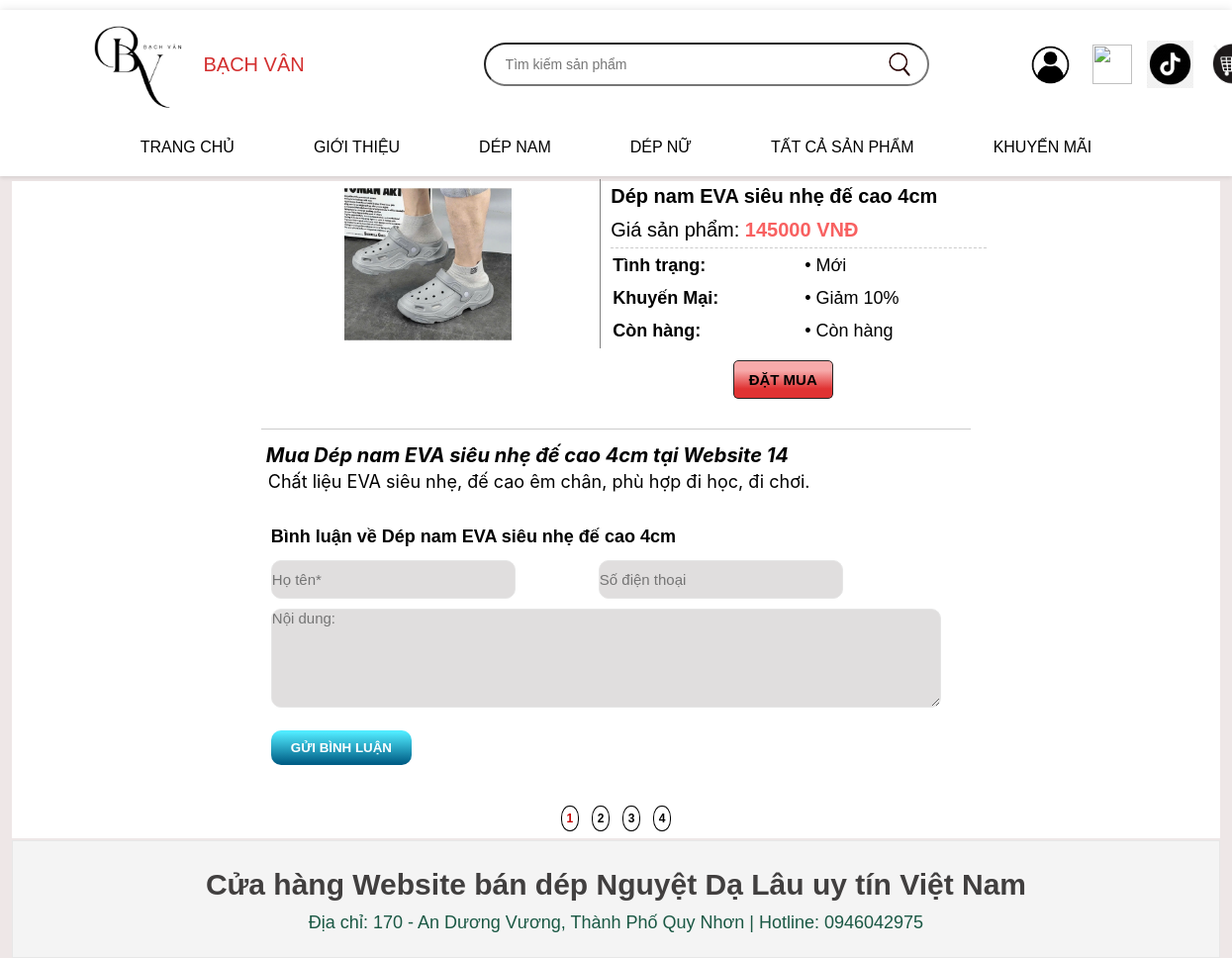
/index.php?page_layout=chitietsp&id_sp=82, run on the app's committed database.
### tables this page shows
CREATE TABLE IF NOT EXISTS `sanpham` (
  `id_sp` int(11) UNSIGNED NOT NULL AUTO_INCREMENT,
  `id_dm` int(11) UNSIGNED NOT NULL,
  `ten_sp` varchar(255) NOT NULL,
  `anh_sp` varchar(255) NOT NULL,
  `gia_sp` float(50) NOT NULL,
  `tinh_trang` varchar(255) NOT NULL,
  `khuyen_mai` varchar(255) NOT NULL,
  `trang_thai` varchar(255) NOT NULL,
  `dac_biet` int(1) NOT NULL,
  `chi_tiet_sp` longtext NOT NULL,
  PRIMARY KEY (`id_sp`)
);

### chucnang/sanpham/chitietsp.php (the view, shortened to what this page needs)
<div class="prd-block">
    <div class="prd-only">
        <div class="img-and-info">
            <?php
            if (isset($_GET['id_sp'])){
            $id_sp = $_GET['id_sp'];
            $sql = "SELECT * FROM sanpham WHERE id_sp = $id_sp";
            $query = mysqli_query($conn,$sql);
            $row = mysqli_fetch_array($query);
            if($row){
            ?>
            <div class="prd-img">
                <img width="50%" src="quantri/anh/<?php echo $row['anh_sp'] ?>" />
            </div>
            <div class="prd-intro">
                <div class="info-prd">
                    <h3><?php echo $row['ten_sp'] ?></h3>
                    <p>Giá sản phẩm: <span><?php echo $row['gia_sp'] ?> VNĐ</span></p>
                    <table>
                        <tr>
                            <td><span>Tình trạng:</span></td>
                            <td>• <?php echo $row['tinh_trang'] ?></td>
                        </tr>
                        <tr>
                            <td><span>Khuyến Mại:</span></td>
                            <td>• <?php echo $row['khuyen_mai'] ?></td>
                        </tr>
                        <tr>
                            <td><span>Còn hàng:</span></td>
                            <td>• <?php echo $row['trang_thai'] ?></td>
                        </tr>
                    </table>
                </div>
                <div class="buy-button" title="Mua ngay">
                    <p class="add-cart"><a href="chucnang/giohang/themhang.php?id_sp=<?php echo $row['id_sp']; ?>" class="buy-now"><span>ĐẶT MUA</span></a></p>
                </div>
            </div>
            <?php
            } else{
                echo "<p>Sản phẩm không tồn tại.</p>";
            }
        }else{
            echo "<p>Không có sản phẩm nào được chọn.</p>";
        }
        ?>
        </div>
    </div>
        <?php if (isset($row)){
            ?>
            <div class="container-detail">
            <div class="prd-details">
                <h2 class="adv"> Mua <?php echo $row['ten_sp'] ?> tại Website 14</h2>
                <p><?php echo $row['chi_tiet_sp']; ?></p>
            </div>
        </div>
        <div class="container-comment">
            <div class="prd-comment">
                <h3>Bình luận về <?php echo $row['ten_sp'] ?></h3>
                <form method="post">
                    <ul>
                        <div class="information-comment-user">
                            <li title="Vui lòng điền họ tên" class="required infor"><input required type="text" name="ten" placeholder="Họ tên*"/></li>
                            <li title="Điền số điện thoại" class="required infor"><input required type="text" name="dien_thoai" placeholder="Số điện thoại"/></li>
                        </div>
                        <li class="required"><textarea required title="Bình luận ở đây" name="binh_luan" placeholder="Nội dung:"></textarea></li>
                        <li><input title="Bình luận ngay" class="comment-button" type="submit" name="submit" value="GỬI BÌNH LUẬN"/></li>
                    </ul>
                </form>
            </div>
    </div>
    <div class="com-pagination"><span>1</span> <a href="#">2</a> <a href="#">3</a> <a href="#">4</a></div>
    <?php } ?>
</div>

### css/trangchu.css (style rules this page uses)
* { padding: 0; margin: 0; box-sizing: border-box; }
body { background-color: white; line-height: 1.6; font-family: Arial, sans-serif; }
.prd-block { width: 98%; height: auto; margin: 0 auto; }
.prd-block h2 { padding: 5px; color: #23a534; border-radius: 5px; text-align: center; font-weight: bold; font-style: oblique; font-size: 30px; }
.prd-only { width: 720px; height: auto; margin-right: 20px; }
.container-comment .information-comment-user { display: flex; }
.information-comment-user li { list-style: none; }
.container-comment input { padding: 5px; border-radius: 8px; margin: 5px; margin-right: 35px; }

### css/chitietsp.css (style rules this page uses)
.prd-only { width: 60%; height: 230px; margin: 0 auto; }
.prd-only .img-and-info { width: 100%; height: auto; display: flex; }
.prd-img { float: left; width: 340px; height: auto; text-align: center; }
.prd-intro { float:right; width: 380px; height: auto; }
.prd-intro .info-prd { width: 100%; height: auto; margin-left: 5px; border-left: 1px solid rgb(131, 131, 131); padding-left: 10px; }
.prd-intro .info-prd h3 { width: 420px; height: 35px; line-height: 35px; font-family: Verdana, Geneve, sans-serif; font-size: 20px; font-weight: bold; color: #000; margin-top: -2px; }
.prd-intro .info-prd p { width: 380px; height: auto; font-size: 20px; border-bottom: 1px dashed #ccc; padding-bottom: 2px; }
.prd-intro .info-prd p span { font-weight: bold; color:#f86161; }
.prd-intro .info-prd table { width: 100%; height: auto; margin-bottom: 20px; font-size: 18px; }
.prd-intro .info-prd table tr { width: 100%; height: auto; }
.prd-intro .info-prd table tr td { height: auto; padding: 5px 0px; }
.prd-intro .info-prd table tr td span { font-weight: bold; }
.prd-intro .buy-button { width: 100%; height: auto; }
.prd-intro .buy-now { width: 100%; height: auto; background: transparent linear-gradient(180deg, #f7abab 25%, #e03333 75%) 0% 0% no-repeat; padding: 10px 15px; border: 1px solid rgb(37, 37, 37); border-radius: 5px; }
.prd-intro p.add-cart { width: 100%; height: auto; font-family: Verdana, Geneva, sans-serif; font-size: 15px; font-weight: bold; text-transform: uppercase; border: none; text-align: center; }
.prd-intro p.add-cart .buy-now { text-decoration:none; color: black; }
.container-detail { width: 60%; height: auto; margin: 0 auto; }
.container-detail .prd-details { font-family: -apple-system, BlinkMacSystemFont, 'Segoe UI'; font-size: 17px; clear: both; width: 100%; height: auto; line-height: 22px; border-top: 1px solid #ccc; margin: 20px 0px; padding: 10px 0px; color: #000; }
.container-detail .prd-details .adv { text-align: left; background: none; color: #000; font-size: 20px; text-transform: none; }
.container-detail .prd-details p { margin: 0 7px; font-size: 18px; }
.container-comment { width: 100%; height: auto; }
.prd-comment { width:60%; height:auto; margin: 0 auto; }
.prd-comment .information-comment-user { display: flex; }
.prd-comment .required { margin: 0 30px 0 10px ; }
.prd-comment .information-comment-user .infor input { width: 85%; height: auto; margin: 0 50px 0 0; padding: 10px 40px 10px 0; font-size: 15px; background: #e0dede; border: 1px solid #e5e5e5; border-radius: 10px; }
.prd-comment h3 { font-family:Verdana, Geneva, sans-serif; font-size:18px; font-weight:bold; color:#000; margin:0 0 10px 10px; }
.prd-comment li { list-style:none; padding-bottom:10px; }
.prd-comment .required textarea { font-family:Verdana, Geneva, sans-serif; font-size: 15px; color:#0a0a0a; width: 100%; height: 100px; margin: 0 50px 0 0; background: #e0dede; border: 1px solid #e5e5e5; border-radius: 10px; }
.container-comment .prd-comment .comment-button { background: transparent linear-gradient(180deg, #50ebff 5%, #015f87 95%) 0% 0% no-repeat padding-box; margin-left: 10px; padding: 10px 20px; border: #e5e5e5; border-radius: 10px; color:white; font-weight:bold; cursor: pointer; }
.com-pagination { width:100%; height:auto; font-family:Verdana, Geneva, sans-serif; font-size:12px; font-weight:bold; text-align:center; word-spacing:5px; padding:10px 0; }
.com-pagination a { color:#000; text-decoration:none; }
.com-pagination span { color:#C40000; }
.com-pagination span, .com-pagination a { margin: 2px 2px; padding: 5px 5px; border: 1px solid black; border-radius: 45%; }

### data on the page
sanpham: anh_sp (picture), ten_sp "Dép nam EVA siêu nhẹ đế cao 4cm", gia_sp "145000", tinh_trang "Mới", khuyen_mai "Giảm 10%", trang_thai "Còn hàng", chi_tiet_sp "Chất liệu EVA siêu nhẹ, đế cao êm chân, phù hợp đi học, đi chơi."
